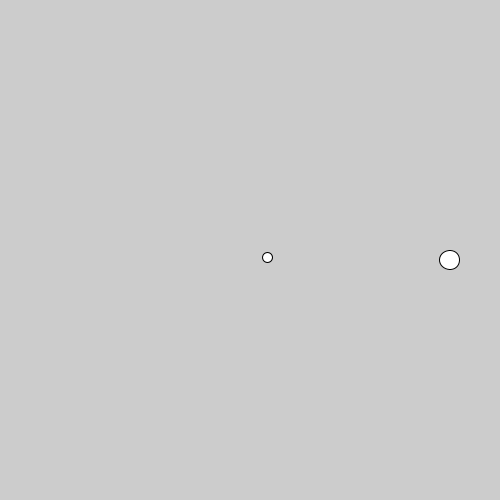
Frame 1 (no input)
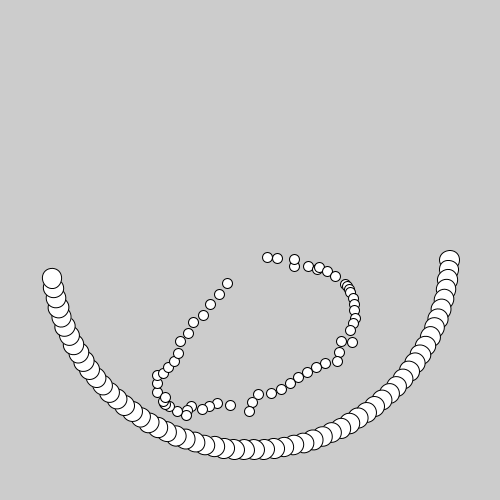
Frame 60 (the mouse pressed at the canvas centre just before this capture)
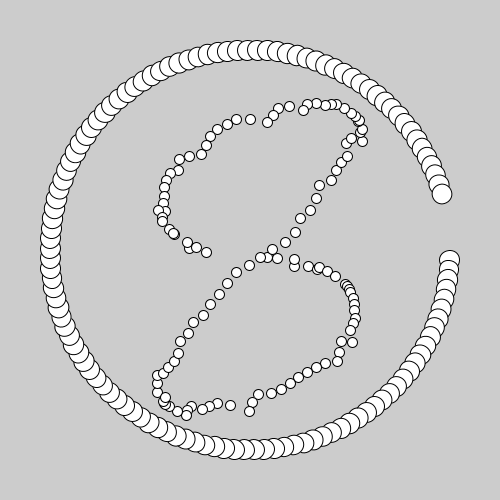
Frame 120 (the mouse held since frame 60 and released just before this capture)

The Processing sketch that drew these frames (run headless with seeded random() and noise(); from frame 60 on, the mouse is pressed at the canvas centre):

// Processing sketch: processing_139111
// ── processing_139111.pde

void setup(){
  size(500,500);
  
}

void draw(){
  /*
  background(22);
  
  pushMatrix();
  
  translate(width/2,height/2);
  rotate(frameCount*.1);
  rect(0,0,100,100);
  
  popMatrix();
  */
  
  float speed =.05;
  float amp = 200;
  float myNoise = noise(frameCount*.7) * 20; //.7, 45, 100
  float x = cos(frameCount*speed)*sin(frameCount*speed)*amp+width/2 + myNoise;
  float y = sin(frameCount*speed*.5)*sin(frameCount*speed)*amp+height/2 + myNoise;
  ellipse(x,y,10,10);

  
  pushMatrix();
  
  translate(width/2,height/2);
  rotate(frameCount*speed);
  ellipse(amp,0,20,20);
  
  popMatrix();
  
  
  /* figure 8??
  float speed = .05;
  float amp = 200;
  float x = cos(frameCount*speed)*sin(frameCount*speed)*amp+width/2;
  float y = sin(frameCount*speed)*amp+height/2;
  ellipse(x,y,20,20);
  
  */
  

}
